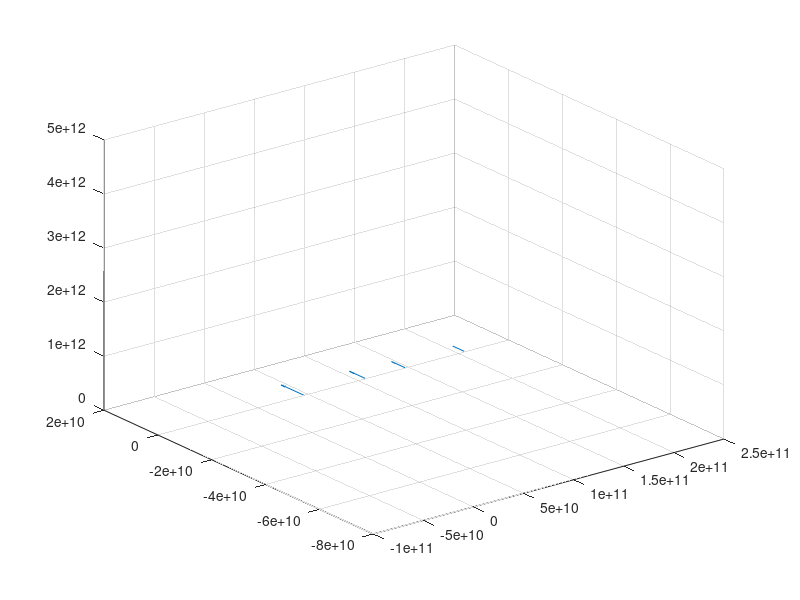

Recreate this plot in MATLAB. (Note: this script raises an error after producing the figure.)
%% Setting up parameters
clear;clc
global G m nObjects;
G = 6.674*10^-11;
dt = 86400*2;
t = 0:dt:2.208e+8;
load('Inner_Planets.mat');
y0 = [r rdot];
nObjects = round(length(r)/3);
%% Setting up spacial plot
fig = figure('Color',[0.08 0.08 0.08],'Units','normalized','InnerPosition',[0.25/2 0.25/2 0.75 0.75]);

% Trail graphics object
trl = quiver3(r(((1:nObjects)-1)*3+1),...
              r(((1:nObjects)-1)*3+2),...
              r(((1:nObjects)-1)*3+3),...
       dt.*rdot(((1:nObjects)-1)*3+1),...
       dt.*rdot(((1:nObjects)-1)*3+2),...
       dt.*rdot(((1:nObjects)-1)*3+3),0);
trl.ShowArrowHead = 'off';
hold on
% Planetary graphics object
s = scatter3(r(((1:nObjects)-1)*3+1),...
             r(((1:nObjects)-1)*3+2),...
             r(((1:nObjects)-1)*3+3),log1p(m/min(m)).*200,colors./256,'.');

% Axis Definitions
ax = gca;
axis equal
ax.Clipping = 'off';
ax.Box = 'off';
axis([-1.496e+11 1.496e+11 -1.496e+11 1.496e+11 -1.496e+11 1.496e+11])
ax.Color = [0.08 0.08 0.08];
ax.GridColor = [1 1 1];
ax.XColor = [0.9 0.9 0.9];
ax.XAxis.LineWidth = 0.75;
ax.YColor = [0.9 0.9 0.9];
ax.YAxis.LineWidth = 0.75;
ax.ZColor = [0.9 0.9 0.9];
ax.ZAxis.LineWidth = 0.75;
ax.YRuler.FirstCrossoverValue = 0;
ax.XRuler.FirstCrossoverValue = 0;
ax.ZRuler.FirstCrossoverValue = 0;
ax.ZRuler.SecondCrossoverValue = 0;
ax.XRuler.SecondCrossoverValue = 0; % X crossover with Z axis
ax.YRuler.SecondCrossoverValue = 0;
camproj('perspective')
cameratoolbar('SetMode','orbit')
campos([1.496e+11*2.5 1.496e+11*2.5 1.496e+11*2.5])
camva(30)
%% Simulation
sol = leapfrog_solve(@a_func, y0, t);

%% Animation
tic
for i = 2:length(t)
    
    trl.XData = sol(2:i, ((1:nObjects)-1)*3+1);
    trl.YData = sol(2:i, ((1:nObjects)-1)*3+2);
    trl.ZData = sol(2:i, ((1:nObjects)-1)*3+3);
    
    trl.UData = -(sol(2:i, ((1:nObjects)-1)*3+1) - sol((2:i)-1, ((1:nObjects)-1)*3+1));
    trl.VData = -(sol(2:i, ((1:nObjects)-1)*3+2) - sol((2:i)-1, ((1:nObjects)-1)*3+2));
    trl.WData = -(sol(2:i, ((1:nObjects)-1)*3+3) - sol((2:i)-1, ((1:nObjects)-1)*3+3));
    
    s.XData = sol(i,((1:nObjects)-1)*3+1);
    s.YData = sol(i,((1:nObjects)-1)*3+2);
    s.ZData = sol(i,((1:nObjects)-1)*3+3);
    calcTime=toc;
    drawnow
    %pause(max(dt-calcTime,0))
    tic
end
%% acceleration function
function [ydot] = a_func(t, y)
% Given vector y, output its derivative (velocity and acceleration in this case)
global G m nObjects;
r = y(1:nObjects*3);
rdot = y(nObjects*3+1:end);
r2dot = zeros(1,length(r));
% defines a vector of object indicies
obj = 1:nObjects;
for i = obj
    for j = obj(obj ~= i)
        r2dot((i-1)*3+1:i*3) = r2dot((i-1)*3+1:i*3) + (G*m(j).*(r((j-1)*3+1:j*3)-r((i-1)*3+1:i*3)))...
            /(norm(r((j-1)*3+1:j*3)-r((i-1)*3+1:i*3))^3);
    end
end

ydot = [rdot r2dot];
end
%% Leapfrog Solver function
function [sol] = leapfrog_solve(ydot, init, t)
% The following uses leapfrog integration to find position
% Inputs:
% ydot - function for finding acceleration at a given time and y
% init - initial conditions for the system
% t    - vector containing all the times t that we wish to solve
global nObjects;
sol = zeros(length(t),nObjects*6);
obj = 1:nObjects*3;
sol(1,:) = init;
for i = 1:length(t)-1
    step = t(i+1) - t(i);
    % Find next position using current velocity and acceleration
    ydot1 = ydot(t(i), sol(i,:));
    sol(i+1,obj) = sol(i,obj) + step * sol(i,obj+max(obj))...
        + (step^2)/2 * ydot1(obj+max(obj));
    % Find next velocity using current acceleration and next acceleration
    ydot2 = ydot(t(i+1), sol(i+1,:));
    sol(i+1,obj+max(obj)) = sol(i,obj+max(obj)) +...
    step * (ydot1(obj+max(obj)) + ydot2(obj+max(obj)))/2;
end
end
